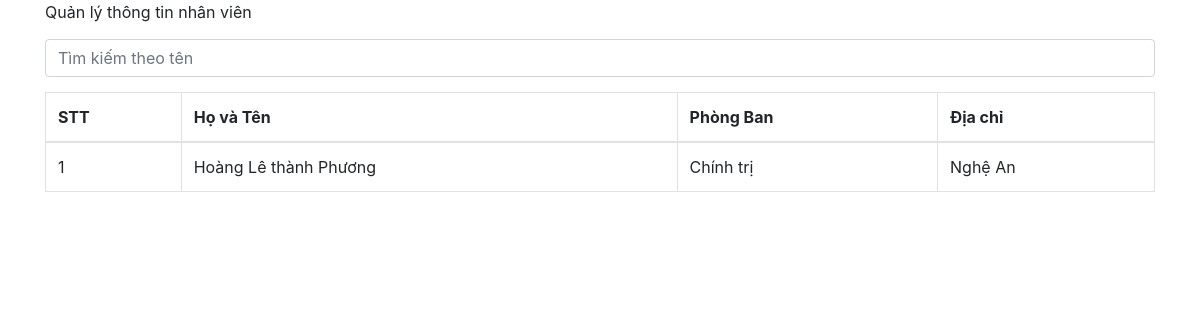
The page /search.php?s=Hoàng Lê thành Phương on the database its author committed.
### tables this page shows
CREATE TABLE `nhanvien` (
  `IDNV` int(11) NOT NULL,
  `Hoten` text NOT NULL,
  `IDPB` int(11) NOT NULL,
  `Diachi` text NOT NULL
);

CREATE TABLE `phongban` (
  `IDPB` int(11) NOT NULL,
  `Tenpb` text NOT NULL,
  `Mota` text NOT NULL
);

### dbhelper.php (called while the page is built, shortened)
<?php
function executeResult($sql) {
	$conn = mysqli_connect(HOST, USERNAME, PASSWORD, DATABASE);
	$resultset = mysqli_query($conn, $sql) or die( mysqli_error($conn));
	$list      = [];
	while ($row = mysqli_fetch_array($resultset)) {
		$list[] = $row;
	}
	return $list;
}

### search.php (the view, shortened to what this page needs)
<?php
require_once('dbhelper.php');
?>
<!DOCTYPE html>
<html>
<head>
    <link rel="stylesheet" href="https://maxcdn.bootstrapcdn.com/bootstrap/4.4.1/css/bootstrap.min.css">
</head>
<body>
    <div class="container">
        <div class="panel panel-primary">
            <div class="panel-heading">
                Quản lý thông tin nhân viên
                <form method="get">
                    <input type="text" name="s" class="form-control" style="margin-top: 15px; margin-bottom: 15px;" placeholder="Tìm kiếm theo tên">
                </form>
            </div>
            <div class="panel-body">
                <table class="table table-bordered">
                    <?php
                    if (isset($_GET['s']) && $_GET['s'] != '') {
                        $sql = 'SELECT nhanvien.IDNV,nhanvien.Hoten,phongban.Tenpb,nhanvien.Diachi from nhanvien,phongban
     where nhanvien.IDPB = phongban.IDPB AND Hoten like "%' . $_GET['s'] . '%"';
                    ?>
                        <thead>
                            <tr>
                                <th>STT</th>
                                <th>Họ và Tên</th>
                                <th>Phòng Ban</th>
                                <th>Địa chỉ</th>
                            </tr>
                        </thead>
                        <tbody>
                            <?php
                            $studentList = executeResult($sql);
                            if ($studentList != null) {
                                $index = 1;
                                foreach ($studentList as $std) {
                                    echo '<tr>
                <td>' . ($index++) . '</td>
                <td>' . $std['Hoten'] . '</td>
                <td>' . $std['Tenpb'] . '</td>
                <td>' . $std['Diachi'] . '</td>
            </tr>';
                                }
                            } else {
                            ?>
                               <div class="" style="background-color: #DC143C; color:black;"> không tồn tại</div>
                            <?php
                            }
                            ?>
                        </tbody>
                    <?php
                    }
                    ?>
                </table>
            </div>
        </div>
    </div>
</body>
</html>

### rows shown on the page
nhanvien: Hoten "Hoàng Lê thành Phương", IDPB.Tenpb "Chính trị", Diachi "Nghệ An"
